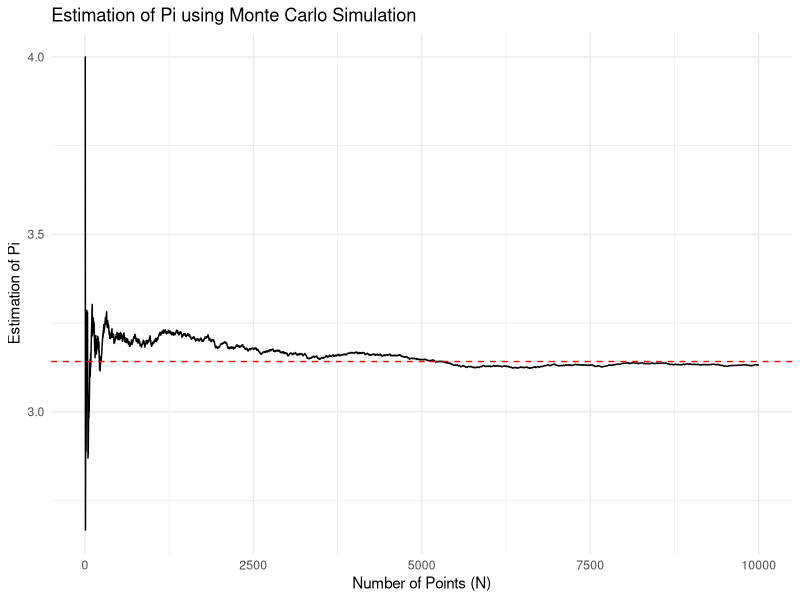
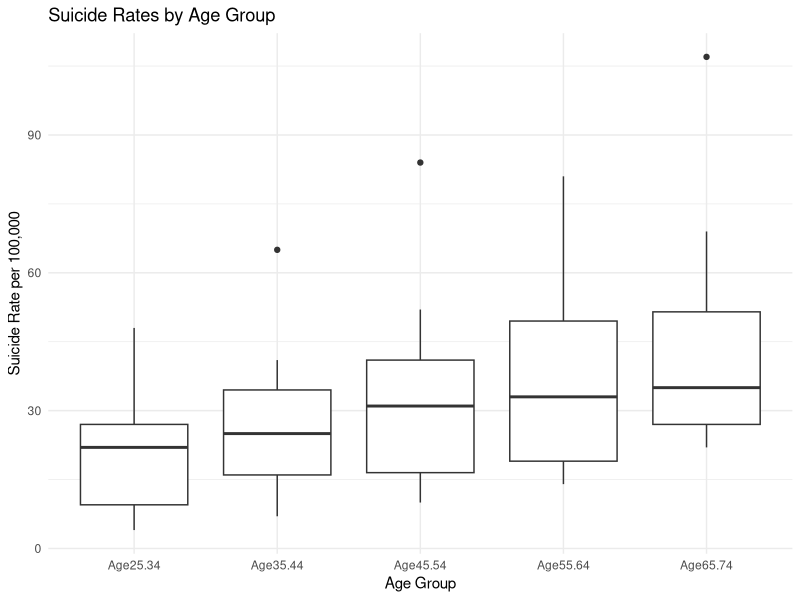

Write the R code that produced these figures, in order.
## ---- chunk 1
library(tidyverse)
# install.packages("Ecdat")
#library(Ecdat)
## ---- chunk 2
# Define the coefficient matrix A
A <- matrix(c(9, 4, 12, 2,
              5, 0, 7, 9,
              2, 6, 8, 0,
              9, 2, 9, 11), 
            nrow = 4, byrow = TRUE)

# Define the right-hand side vector b
b <- c(7, 18, 1, 0)

# Solve the system of equations
solution <- solve(A, b)

# Print the solution
print(solution)
## ---- chunk 3
xVec <- sample(0:999, 250, replace=T)
yVec <- sample(0:999, 250, replace=T)
## ---- chunk 4
# Create the vector (y_2 - x_1, ..., y_n - x_{n-1})
newVec <- yVec[-1] - xVec[-length(xVec)]
print(newVec)
## ---- chunk 5
# Values in yVec greater than 600
values_gt_600 <- yVec[yVec > 600]
print(values_gt_600)
## ---- chunk 6
# Index positions of values in yVec greater than 600
indices_gt_600 <- which(yVec > 600)
print(indices_gt_600)
## ---- chunk 7
# Sort xVec according to the order of yVec
sorted_xVec <- xVec[order(yVec)]
print(sorted_xVec)
## ---- chunk 8
# Elements in yVec at positions 1, 4, 7, 10, ...
indices <- seq(1, length(yVec), by = 3)
elements_at_indices <- yVec[indices]
print(elements_at_indices)
## ---- chunk 9
data(state)
state.x77 <- as_tibble(state.x77, rownames  = 'State')
## ---- chunk 10
# Select states with income less than 4300
low_income_states <- state.x77 %>% filter(Income < 4300)

# Calculate the average income of these states
average_low_income <- mean(low_income_states$Income)
average_low_income
## ---- chunk 11
# Sort the data by income
sorted_states <- state.x77 %>% arrange(desc(Income))

# Select the state with the highest income
highest_income_state <- sorted_states %>% slice(1)
highest_income_state
## ---- chunk 12
# Add a variable categorizing the size of population
state.x77 <- state.x77 %>% 
  mutate(PopulationSize = ifelse(Population <= 4500, 'S', 'L'))
head(state.x77)
## ---- chunk 13
# Find the average income and illiteracy of the two groups of states
grouped_stats <- state.x77 %>% 
  group_by(PopulationSize) %>% 
  summarise(
    Average_Income = mean(Income),
    Average_Illiteracy = mean(Illiteracy)
  )

grouped_stats
## ---- chunk 14
simulate_observations <- function(n) {
  X1 <- runif(n, 0, 1)
  X2 <- runif(n, 0, 1)
  return(data.frame(X1, X2))
}
## ---- chunk 15
calculate_proportions <- function(observations) {
  n <- nrow(observations)
  X1 <- observations$X1
  X2 <- observations$X2
  
  # Distance to the nearest edge
  edge_distances <- pmin(X1, 1 - X1, X2, 1 - X2)
  edge_proportion <- mean(edge_distances < 0.25)
  
  # Distance to the nearest vertex
  vertex_distances <- pmin(
    sqrt((X1 - 0)^2 + (X2 - 0)^2),  # distance to (0,0)
    sqrt((X1 - 0)^2 + (X2 - 1)^2),  # distance to (0,1)
    sqrt((X1 - 1)^2 + (X2 - 0)^2),  # distance to (1,0)
    sqrt((X1 - 1)^2 + (X2 - 1)^2)   # distance to (1,1)
  )
  vertex_proportion <- mean(vertex_distances < 0.25)
  
  return(list(edge_proportion = edge_proportion, vertex_proportion = vertex_proportion))
}
## ---- chunk 16
# Simulate 1000 observations
set.seed(123)  # Setting seed for reproducibility
observations <- simulate_observations(1000)

# Calculate proportions
proportions <- calculate_proportions(observations)
print(proportions)
## ---- chunk 17
library(tibble)
library(dplyr)
library(purrr)
library(ggplot2)

n <- 10000

set.seed(1)
points <- tibble("x" = runif(n), "y" = runif(n))
## ---- chunk 18
points <- points |> 
    mutate(inside = map2_dbl(.x = x, .y = y, ~ifelse(.x**2 + .y**2 < 1, 1, 0))) |> 
    rowid_to_column("N")
## ---- chunk 19
# Compute the cumulative sum of the `inside` column
points <- points %>%
  mutate(cumulative_inside = cumsum(inside),
         pi_estimate = 4 * cumulative_inside / N)

head(points)
## ---- chunk 20
ggplot(points, aes(x = N, y = pi_estimate)) +
  geom_line() +
  geom_hline(yintercept = pi, col = "red", linetype = "dashed") +
  labs(title = "Estimation of Pi using Monte Carlo Simulation",
       x = "Number of Points (N)",
       y = "Estimation of Pi") +
  theme_minimal()
## ---- chunk 21
library(tidyverse)
 suicrates <- tibble(Country = c('Canada', 'Israel', 'Japan', 'Austria', 'France', 'Germany',
 'Hungary', 'Italy', 'Netherlands', 'Poland', 'Spain', 'Sweden', 'Switzerland', 'UK', 'USA'),
 Age25.34 = c(22, 9, 22, 29, 16, 28, 48, 7, 8, 26, 4, 28, 22, 10, 20),
 Age35.44 = c(27, 19, 19, 40, 25, 35, 65, 8, 11, 29, 7, 41, 34, 13, 22),
 Age45.54 = c(31, 10, 21, 52, 36, 41, 84, 11, 18, 36, 10, 46, 41, 15, 28),
 Age55.64 = c(34, 14, 31, 53, 47, 49, 81, 18, 20, 32, 16, 51, 50, 17, 33),
 Age65.74 = c(24, 27, 49, 69, 56, 52, 107, 27, 28, 28, 22, 35, 51, 22, 37))
## ---- chunk 22
library(tidyr)

# Transforming the data to long form
suicrates_long <- suicrates %>%
  pivot_longer(cols = starts_with("Age"), names_to = "AgeGroup", values_to = "Rate")

print(suicrates_long)
## ---- chunk 23
 library(ggplot2)

# Constructing side-by-side box plots
ggplot(suicrates_long, aes(x = AgeGroup, y = Rate)) +
  geom_boxplot() +
  labs(title = "Suicide Rates by Age Group",
       x = "Age Group",
       y = "Suicide Rate per 100,000") +
  theme_minimal()
## ---- chunk 24
#data(LaborSupply)
LaborSupply <- read_csv("LaborSupply.csv")
# create hour and wage variables
labor <- LaborSupply |> 
  mutate(hour = exp(lnhr), wage = exp(lnwg), .before = kids) |> 
  dplyr::select(-lnhr, -lnwg)
## ---- chunk 25
# Compute the average annual hours worked and their standard deviations by year
average_hours_by_year <- labor %>%
  group_by(year) %>%
  summarize(
    avg_hours = mean(hour, na.rm = TRUE),
    sd_hours = sd(hour, na.rm = TRUE)
  )

print(average_hours_by_year)
## ---- chunk 26
# Determine the age group that worked the most hours in the year 1982
most_hours_1982 <- labor %>%
  filter(year == 1982) %>%
  group_by(age) %>%
  summarize(avg_hours = mean(hour, na.rm = TRUE)) %>%
  arrange(desc(avg_hours)) %>%
  slice(1)

print(most_hours_1982)
## ---- chunk 27
# Create the n_years variable
labor <- labor %>%
  group_by(id) %>%
  mutate(n_years = n_distinct(year)) %>%
  ungroup()

# Check if the panel is balanced
panel_balance <- labor %>%
  summarize(
    min_years = min(n_years),
    max_years = max(n_years)
  )

print(panel_balance)
## ---- chunk 28
# Identify individuals that do not have any kids during the whole period
labor <- labor %>%
  group_by(id) %>%
  mutate(no_kids = ifelse(all(kids == 0), 1, 0)) %>%
  ungroup()

# Check the `no_kids` variable
print(labor %>% select(id, no_kids) %>% distinct())
## ---- chunk 29
# Compute the average wage, standard deviation, and number of observations for each group in 1980
wage_stats_1980 <- labor %>%
  filter(year == 1980) %>%
  group_by(no_kids) %>%
  summarize(
    avg_wage = mean(wage, na.rm = TRUE),
    sd_wage = sd(wage, na.rm = TRUE),
    n_obs = n()
  )

print(wage_stats_1980)
